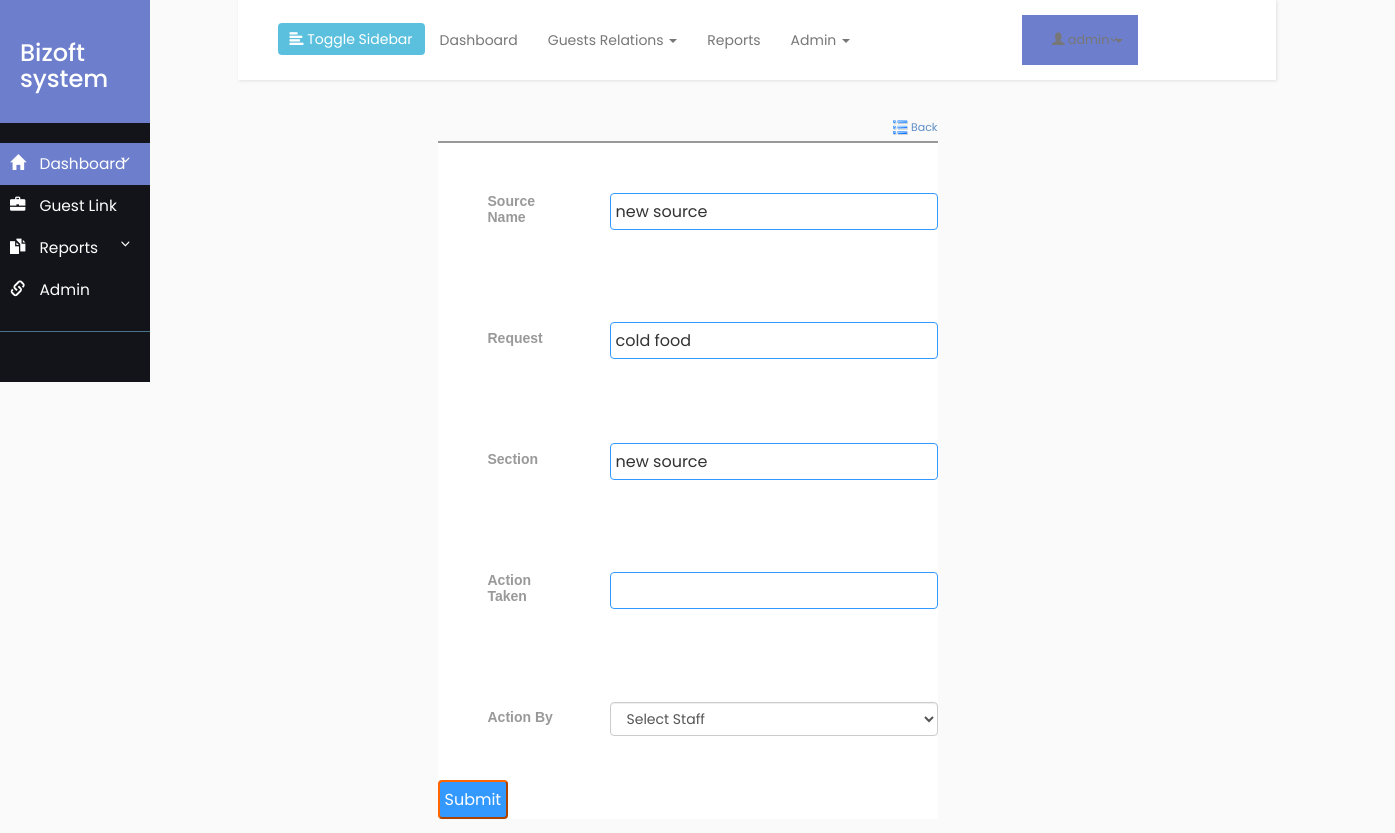
Page /action_guestlink.php?gl_id=2 (signed in) on the committed database.
### tables this page shows
CREATE TABLE IF NOT EXISTS `guestlink` (
  `gl_id` int(100) NOT NULL AUTO_INCREMENT,
  `source_name` varchar(100) NOT NULL,
  `request` varchar(100) NOT NULL,
  `section_name` varchar(100) NOT NULL DEFAULT '0',
  `department_name` varchar(100) NOT NULL,
  `receive_time` datetime NOT NULL,
  `fullname` varchar(100) NOT NULL,
  `reported_time` datetime NOT NULL,
  `action_taken` varchar(250) NOT NULL,
  `staff_id` varchar(250) NOT NULL,
  `action_time` datetime NOT NULL,
  `feedback` varchar(200) NOT NULL,
  `feedback_time` datetime NOT NULL,
  `user_name` varchar(200) NOT NULL,
  `actual_date` date NOT NULL,
  `notes` varchar(200) NOT NULL,
  PRIMARY KEY (`gl_id`)
);

### action_guestlink.php (the view, shortened to what this page needs)
<html>
<head>
<link rel="stylesheet" type="text/css" href="styles.css" />
</head>
<body>
	<div class="row">
		<div class="col-sm-2">
			<?php include_once 'sidebar.php';?>
		</div>
		<div class="col-sm-9">
			<?php include_once 'header.php' ;?>
			<?php
require_once("db.php");
$select_query = "SELECT * FROM guestlink WHERE gl_id='" . $_GET["gl_id"] . "'";
$result = mysqli_query($conn,$select_query);
$row = mysqli_fetch_array($result);
?>
<form name="frmUser" method="post" action="">
<div style="width:700px; padding-left: 200px;">
<div align="right" style="padding-bottom:5px;"><a href="index.php" class="link"><img alt='List' title='List' src='images/list.png' width='15px' height='15px'/> Back</a></div>
<table border="0" cellpadding="3" cellspacing="0" width="500" align="center" class="tblSaveForm">
<tr>
<td><label>Source Name</label></td>
<td><input type="hidden" name="userId" class="txtField" value="<?php echo $row['gl_id']; ?>">
<input type="text" name="userName" class="txtField" value="<?php echo $row['source_name']; ?>"></td>
</tr>
<tr>
<td><label>Request</label></td>
<td><input type="text" name="password" class="txtField" value="<?php echo $row['request']; ?>"></td>
</tr>
<td><label>Section</label></td>
<td><input type="text" name="firstName" class="txtField" value="<?php echo $row['section_name']; ?>"></td>
<tr>
<td><label>Action Taken</label></td>
<td><input type="text" name="action_taken" class="txtField" value="<?php echo $row['action_taken']; ?>"></td>
</tr>
<td><label>Action By</label></td>
<td><select name="staff_id" class="form-control">
<option value="pick">Select Staff</option>
</select></td>
<tr>
<td colspan="2"><input type="submit" name="submit" value="Submit" class="btnSubmit"></td>
</tr>
</table>
</div>
</form>
</div>
</body></html>

### styles.css (style rules this page uses)
body { margin-left: 20px; }
input { font-family:Arial; font-size:14px; }
label { font-family:Arial; font-size:14px; color:#999999; padding: 50px; }
.tblSaveForm { border-top:2px #999999 solid; background-color: #fff; }
.btnSubmit { background-color:#3399FF; padding:5px; border-color:#FF6600; border-radius:4px; color:white; }
.txtField { padding: 5px; border:#3399FF 1px solid; border-radius:4px; }
.link { text-decoration:none; color:#5e8fc7; font-size:11px; }

### style4.css (style rules this page uses)
body { font-family: 'Poppins', sans-serif; background: #fafafa; }
a, a:hover, a:focus { color: inherit; text-decoration: none; transition: all 0.3s; }

### rows in the picture
guestlink: userName "new source", password "cold food", firstName "new source"
